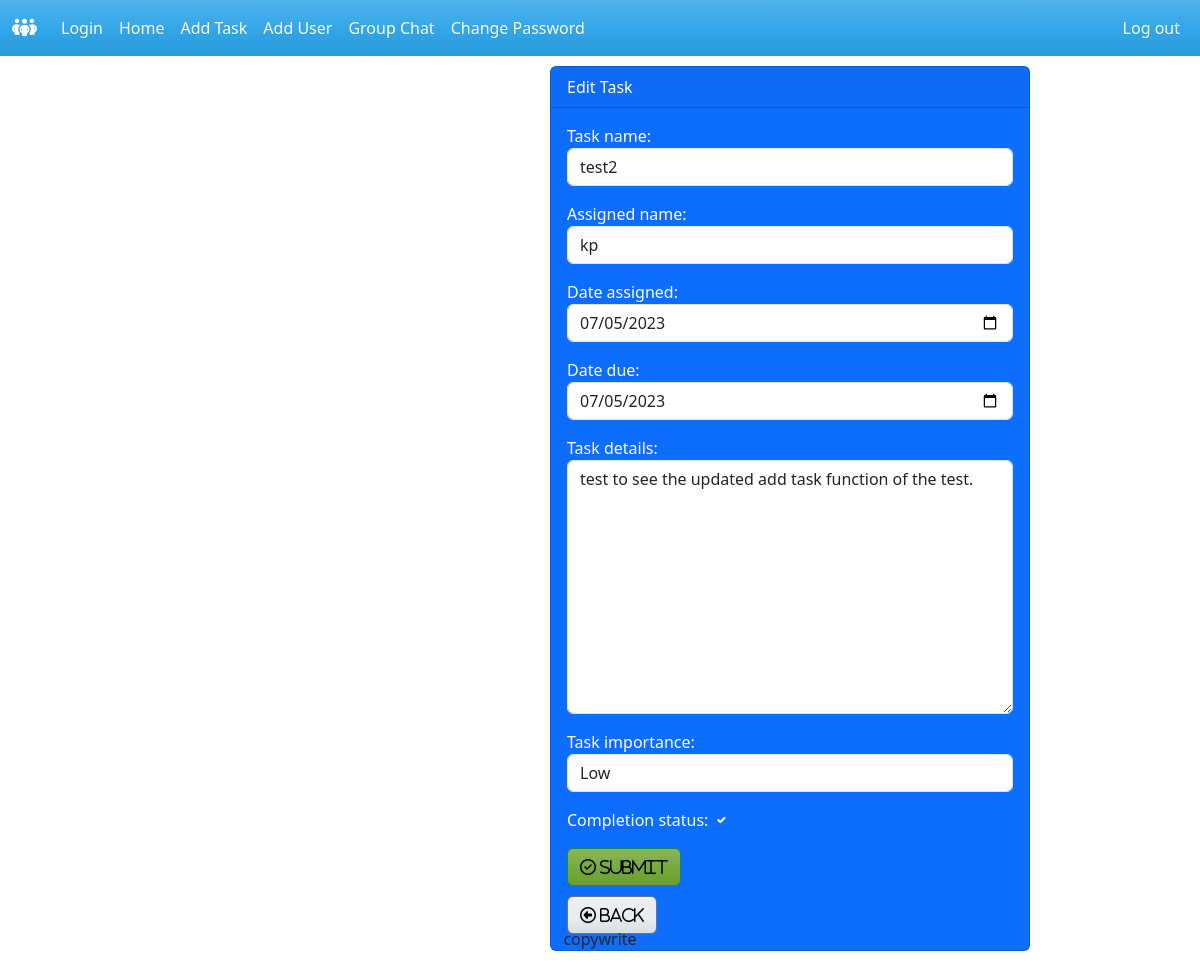
The page /edit_task/6 on the database its author committed.
### team/models.py (models this page shows, shortened)
class AddTask(models.Model):
    id = models.AutoField(primary_key=True)
    task_name = models.CharField(max_length=50)
    assigned_name = models.CharField(max_length=50)
    date_assigned = models.DateField(default=date.today)
    date_due = models.DateField()
    task_details = models.TextField()
    task_importance = models.CharField(max_length=10, choices=[('low', 'Low'), ('medium', 'Medium'), ('high', 'High')])
    completion_status = models.CharField(max_length=10, choices=[('incomplete', 'Incomplete'), ('complete', 'Complete')])

### team/views.py (the view)
# urls.py: path('edit_task/<int:id>', views.edit_task, name="edit_task"),
def edit_task(request, id):
    if request.method == "POST":
        task = AddTask.objects.get(id=id)
        form = AddTaskForm(request.POST, instance=task)
        if form.is_valid():
            form.save()
            messages.success(request, "Task updated successfully")
            return redirect("view_task", id=id)
    else:
        task = AddTask.objects.get(id=id)
        form = AddTaskForm(instance=task)
    context = {'forms': form, 'task': task}
    return render(request, 'edit_task.html', context)

### team/forms.py
class AddTaskForm(forms.ModelForm):
    class Meta:
        model = AddTask
        fields = ['task_name', 'assigned_name', 'date_assigned', 'date_due', 'task_details', 'task_importance', 'completion_status']
        widgets = {
            'task_name': forms.TextInput(attrs={'class': 'form-control'}),
            'assigned_name': forms.TextInput(attrs={'class': 'form-control'}),
            'date_assigned': forms.DateInput(attrs={'type': 'date', 'class': 'form-control'}),
            'date_due': forms.DateInput(attrs={'type': 'date', 'class': 'form-control'}),
            'task_details': forms.Textarea(attrs={'class': 'form-control'}),
            'task_importance': forms.Select(attrs={'class': 'form-control'}),
            'completion_status': forms.CheckboxInput(attrs={'class': 'form-check-input'}),
        }

### team/templates/edit_task.html (shortened to what this page needs)
{% extends 'base.html' %}
{% load static %}
{% block body %}
    <div class="card text-white bg-primary mb-3" style="max-width: 30rem; margin-top: 10px; margin-left: 550px;">
        <div class="card-header">Edit Task</div>
        <div class="card-body">
            <form method="post">
                {{forms.as_p}}
                <button type="submit" class="btn btn-success">
                    <i class="fa-regular fa-circle-check" style="color: black;"> Submit</i>
                </button>
            </form>
            <button type="button" class="btn btn-secondary" style="margin-top: 10px;"><a href="{% url 'view_task' task.id %}"><i class="fa-regular fa-circle-left" style="color: black;"> Back</i></a></button>
        </div>
    </div>
{% endblock %}

### rows shown on the page
AddTask: task_name "test2", assigned_name "kp", date_assigned "07/05/2023", date_due "07/05/2023", task_details "test to see the updated add task function of the test.", task_importance "Low", completion_status "☑"
